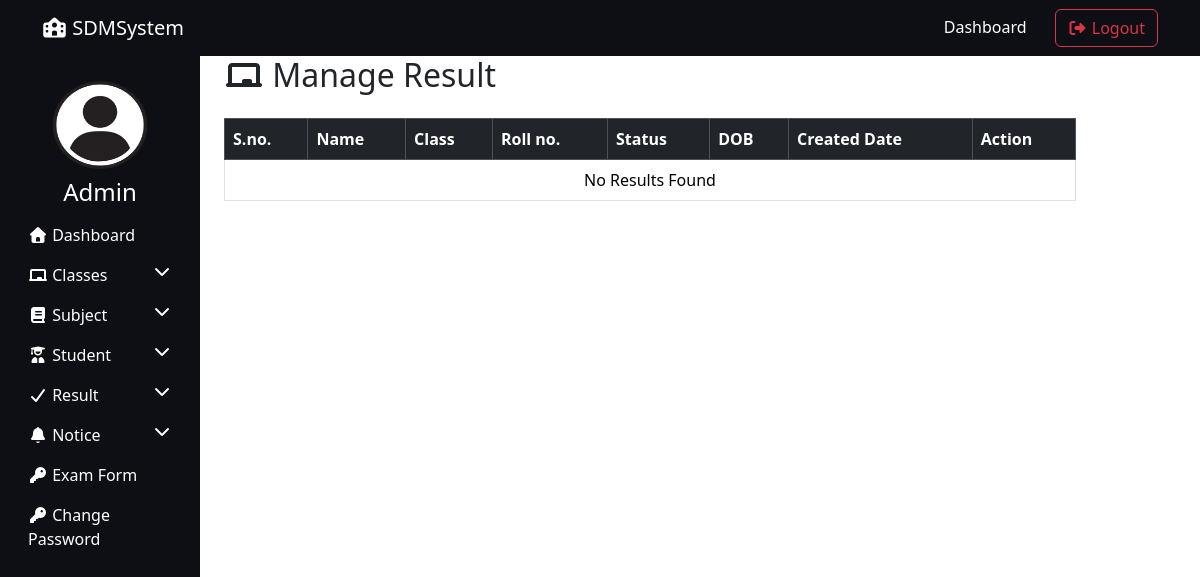
Before: /manage_result/ (signed in) with the older database file.
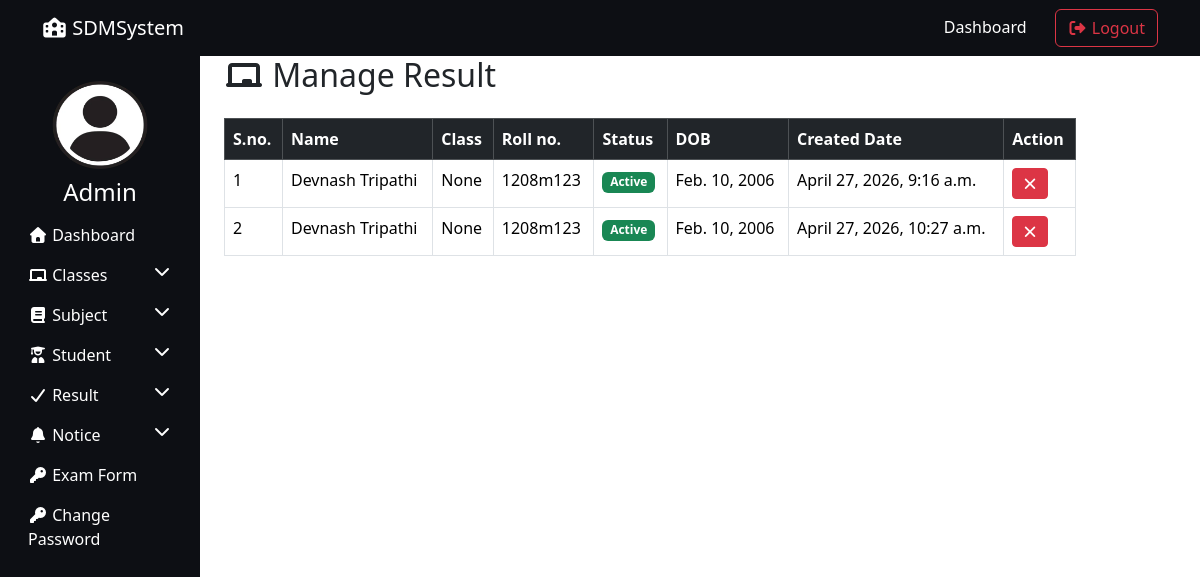
After: the same page with the newer database file.
### resultapp/models.py (models this page shows, shortened)
class Result(models.Model):
    subject = models.ForeignKey(Subject, on_delete=models.SET_NULL, null=True)
    student = models.ForeignKey(Student, on_delete=models.CASCADE)
    marks = models.IntegerField()
    student_class = models.ForeignKey(Class, on_delete=models.SET_NULL, null=True)
    creation_date = models.DateTimeField(auto_now_add=True)
    updation_date = models.DateTimeField(auto_now=True)
    status = models.IntegerField(default=1)

class Student(models.Model):
    GENDER_CHOICES = (
        ('Male', 'Male'),
        ('Female', 'Female'),
    )
    name = models.CharField(max_length=100)
    roll_id = models.CharField(max_length=30)
    email = models.EmailField(max_length=50)
    gender = models.CharField(max_length=10, choices=GENDER_CHOICES)
    dob = models.DateField()
    student_class = models.ForeignKey(Class, on_delete=models.SET_NULL, null=True)
    reg_date = models.DateTimeField(auto_now_add=True)
    updation_date = models.DateTimeField(auto_now=True)
    status = models.IntegerField(default=1)

### resultapp/views.py (the view)
# urls.py: path("manage_result/",manage_result,name="manage_result"),
@login_required
def manage_result(request):
    did = request.GET.get('did')
    aid = request.GET.get('aid')
    if did:
        Result.objects.filter(id=did).update(status=0)
        return redirect('manage_result')
    if aid:
        Result.objects.filter(id=aid).update(status=1)
        return redirect('manage_result')
    result = Result.objects.select_related('student', 'student_class').all()
    return render(request, "manage_result.html", {'result': result})

### resultapp/templates/manage_result.html (shortened to what this page needs)
{% extends "admin_base.html" %}
{% load static %}
{% block content %}
<div class="container">
    <h2 class="mb-4">
        <i class="fas fa-chalkboard"></i> Manage Result
    </h2>
    <table class="table table-bordered">
        <thead class="table-dark">
            <tr>
                <th>S.no.</th>
                <th>Name</th>
                <th>Class</th>
                <th>Roll no.</th>
                <th>Status</th>
                <th>DOB</th>
                <th>Created Date</th>
                <th>Action</th>
            </tr>
        </thead>
        <tbody>
            {% for i in result %}
            <tr>
                <td>{{ forloop.counter }}</td>
                <td>{{ i.student.name }}</td>
                <td>{{ i.student_class }}</td>
                <td>{{ i.student.roll_id }}</td>
                <td>
                    {% if i.status == 1 %}
                        <span class="badge bg-success">Active</span>
                    {% else %}
                        <span class="badge bg-danger">Inactive</span>
                    {% endif %}
                </td>
                <td>{{ i.student.dob }}</td>
                <td>{{ i.creation_date }}</td>
                <td>
                    {% if i.status == 1 %}
                        <a href="?did={{ i.id }}" class="btn btn-danger btn-sm">
                            <i class="fas fa-times"></i>
                        </a>
                    {% else %}
                        <a href="?aid={{ i.id }}" class="btn btn-success btn-sm">
                            <i class="fas fa-check"></i>
                        </a>
                    {% endif %}
                </td>
            </tr>
            {% empty %}
            <tr>
                <td colspan="8" class="text-center">No Results Found</td>
            </tr>
            {% endfor %}
        </tbody>
    </table>
</div>
{% endblock %}

### resultapp/templates/admin_base.html (shortened to what this page needs)
<!DOCTYPE html>
<html lang="en">
<head>
      <link href="https://cdn.jsdelivr.net/npm/bootstrap@5.3.8/dist/css/bootstrap.min.css" rel="stylesheet">
    <link rel="stylesheet" href="https://cdnjs.cloudflare.com/ajax/libs/font-awesome/7.0.1/css/all.min.css" />
</head>
<body>
    {% include "topbar.html" %}
    <div class="container-fluid">
        <div class="row">
                {% include "sidebar.html" %}
            <main class="col-md-9">
    {%block content%}
    {%endblock %}
    </main>
    </div>
    </div>
</body>
</html>

### resultapp/templates/topbar.html (shortened to what this page needs)
<nav class="navbar navbar-expand-lg navbar-dark" style="background-color: #0D0F14;">
  <div class="container">
    <a class="navbar-brand" href="#">
      <i class="fa-solid fa-school"></i> SDMSystem
    </a>
    <div class="collapse navbar-collapse" id="navbarSupportedContent">
      <ul class="navbar-nav ms-auto gap-3">
        <li class="nav-item">
          <a class="btn btn-outline new" href="{% url 'admin_dashboard' %}">Dashboard</a>
        </li>
        <li class="nav-item">
          <a class="btn btn-outline-danger" href="{%url 'admin_logout'%}">
            <i class="fas fa-sign-out-alt"></i> Logout
          </a>
        </li>
      </ul>
    </div>
  </div>
</nav>

### resultapp/templates/sidebar.html (shortened to what this page needs)
{% load static %}
<nav class="col-md-3 col-lg-2 sidebar collapse d-md-block pt-4">
    <div class="text-white text-center">
        <img src="{% static "images/admin1.jpeg" %}" alt="img" width= "160" height="90" class="rounded-circle mb-2">
        <h4>Admin</h4>
    </div>
    <ul class="nav flex-column">
        <li class="nav-item ">
            <a class="nav-link" href="{% url "admin_dashboard" %}"><i class="fas fa-home"></i> Dashboard</a>
        </li>
        <li class="nav-item">
          <a class="nav-link" data-bs-toggle="collapse" href="#classesmenu">
    <i class="fas fa-chalkboard"></i> Classes
    <i class="fas fa-chevron-down float-end"></i>
</a>
        </li>
    <li class="nav-item">
          <a class="nav-link" data-bs-toggle="collapse" href="#subjectmenu">
    <i class="fas fa-book"></i> Subject
    <i class="fas fa-chevron-down float-end"></i>
</a>
</li>
   <li class="nav-item">
    <a class="nav-link" data-bs-toggle="collapse" href="#studentmenu">
        <i class="fas fa-user-graduate"></i> Student
        <i class="fas fa-chevron-down float-end"></i>
    </a>
</li>
    <li class="nav-item">
          <a class="nav-link" data-bs-toggle="collapse" href="#resultmenu">
    <i class="fa-solid fa-check"></i> Result
    <i class="fas fa-chevron-down float-end"></i>
</a>
        </li>
      <li class="nav-item">
          <a class="nav-link" data-bs-toggle="collapse" href="#noticemenu">
    <i class="fa-solid fa-bell"></i> Notice
    <i class="fas fa-chevron-down float-end"></i>
</a>
<li class="nav-item">
            <a class="nav-link" href="#">
                <i class="fas fa-key"></i> Exam Form
            </a>
        </li>
     <li class="nav-item ">
            <a class="nav-link" href="{% url 'chage_password'%}"><i class="fas fa-key"></i> Change Password</a>
        </li>
    </ul>
</nav>

### resultapp/templates/topbar.html (style rules this page uses)
.new { color:white; border:white; }

### resultapp/templates/sidebar.html (style rules this page uses)
.sidebar { min-height: 100vh; background-color:#0D0F14; }
.sidebar .nav-link { color:white; }

Changed rows visible on the page:
added Result: student.name "Devnash Tripathi", student_class "None", student.roll_id "1208m123", status "Active", student.dob "Feb. 10, 2006", creation_date "April 27, 2026, 9:16 a.m."
added Result: student.name "Devnash Tripathi", student_class "None", student.roll_id "1208m123", status "Active", student.dob "Feb. 10, 2006", creation_date "April 27, 2026, 10:27 a.m."
Other visible differences:
text no longer shown: "No Results Found"
